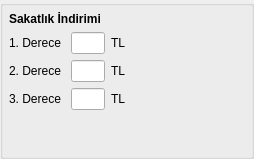
        <widget class="QGroupBox" name="groupBox_2">
         <property name="title">
          <string/>
         </property>
         <layout class="QGridLayout" name="gridLayout_13">
          <property name="margin">
           <number>6</number>
          </property>
          <item row="0" column="0">
           <layout class="QGridLayout" name="gridLayout_3" columnstretch="1,3,1,10">
            <item row="0" column="0" colspan="3">
             <widget class="QLabel" name="label_12">
              <property name="sizePolicy">
               <sizepolicy hsizetype="Expanding" vsizetype="Fixed">
                <horstretch>0</horstretch>
                <verstretch>0</verstretch>
               </sizepolicy>
              </property>
              <property name="font">
               <font>
                <pointsize>9</pointsize>
                <weight>75</weight>
                <bold>true</bold>
               </font>
              </property>
              <property name="text">
               <string>Sakatlık İndirimi</string>
              </property>
             </widget>
            </item>
            <item row="1" column="0">
             <widget class="QLabel" name="label_derece_1">
              <property name="sizePolicy">
               <sizepolicy hsizetype="Fixed" vsizetype="Fixed">
                <horstretch>0</horstretch>
                <verstretch>0</verstretch>
               </sizepolicy>
              </property>
              <property name="font">
               <font>
                <pointsize>9</pointsize>
               </font>
              </property>
              <property name="text">
               <string>1. Derece </string>
              </property>
             </widget>
            </item>
            <item row="1" column="1">
             <widget class="QCommaEdit" name="comma_edit_sakatlik_indirimi_derece_1">
              <property name="sizePolicy">
               <sizepolicy hsizetype="Expanding" vsizetype="Fixed">
                <horstretch>0</horstretch>
                <verstretch>0</verstretch>
               </sizepolicy>
              </property>
              <property name="font">
               <font>
                <pointsize>9</pointsize>
               </font>
              </property>
              <property name="whatsThis">
               <string>Sayilari formatina(Or:1,000,234.50) donusturur. </string>
              </property>
              <property name="QCommaEdit" stdset="0">
               <rect>
                <x>0</x>
                <y>0</y>
                <width>100</width>
                <height>100</height>
               </rect>
              </property>
             </widget>
            </item>
            <item row="1" column="2">
             <widget class="QLabel" name="label_gelir_vergisi_6">
              <property name="sizePolicy">
               <sizepolicy hsizetype="Expanding" vsizetype="Fixed">
                <horstretch>0</horstretch>
                <verstretch>0</verstretch>
               </sizepolicy>
              </property>
              <property name="font">
               <font>
                <pointsize>9</pointsize>
               </font>
              </property>
              <property name="text">
               <string>TL</string>
              </property>
             </widget>
            </item>
            <item row="2" column="0">
             <widget class="QLabel" name="label_derece_2">
              <property name="sizePolicy">
               <sizepolicy hsizetype="Expanding" vsizetype="Fixed">
                <horstretch>0</horstretch>
                <verstretch>0</verstretch>
               </sizepolicy>
              </property>
              <property name="font">
               <font>
                <pointsize>9</pointsize>
               </font>
              </property>
              <property name="text">
               <string>2. Derece</string>
              </property>
             </widget>
            </item>
            <item row="2" column="1">
             <widget class="QCommaEdit" name="comma_edit_sakatlik_indirimi_derece_2">
              <property name="sizePolicy">
               <sizepolicy hsizetype="Expanding" vsizetype="Fixed">
                <horstretch>0</horstretch>
                <verstretch>0</verstretch>
               </sizepolicy>
              </property>
              <property name="font">
               <font>
                <pointsize>9</pointsize>
               </font>
              </property>
              <property name="whatsThis">
               <string>Sayilari formatina(Or:1,000,234.50) donusturur. </string>
              </property>
              <property name="QCommaEdit" stdset="0">
               <rect>
                <x>0</x>
                <y>0</y>
                <width>100</width>
                <height>100</height>
               </rect>
              </property>
             </widget>
            </item>
            <item row="2" column="2">
             <widget class="QLabel" name="label_gelir_vergisi_7">
              <property name="sizePolicy">
               <sizepolicy hsizetype="Expanding" vsizetype="Fixed">
                <horstretch>0</horstretch>
                <verstretch>0</verstretch>
               </sizepolicy>
              </property>
              <property name="font">
               <font>
                <pointsize>9</pointsize>
               </font>
              </property>
              <property name="text">
               <string>TL</string>
              </property>
             </widget>
            </item>
            <item row="3" column="0">
             <widget class="QLabel" name="label_derece_3">
              <property name="sizePolicy">
               <sizepolicy hsizetype="Expanding" vsizetype="Fixed">
                <horstretch>0</horstretch>
                <verstretch>0</verstretch>
               </sizepolicy>
              </property>
              <property name="font">
               <font>
                <pointsize>9</pointsize>
               </font>
              </property>
              <property name="text">
               <string>3. Derece </string>
              </property>
             </widget>
            </item>
            <item row="3" column="1">
             <widget class="QCommaEdit" name="comma_edit_sakatlik_indirimi_derece_3">
              <property name="sizePolicy">
               <sizepolicy hsizetype="Expanding" vsizetype="Fixed">
                <horstretch>0</horstretch>
                <verstretch>0</verstretch>
               </sizepolicy>
              </property>
              <property name="font">
               <font>
                <pointsize>9</pointsize>
               </font>
              </property>
              <property name="whatsThis">
               <string>Sayilari formatina(Or:1,000,234.50) donusturur. </string>
              </property>
              <property name="QCommaEdit" stdset="0">
               <rect>
                <x>0</x>
                <y>0</y>
                <width>100</width>
                <height>100</height>
               </rect>
              </property>
             </widget>
            </item>
            <item row="3" column="2">
             <widget class="QLabel" name="label_gelir_vergisi_8">
              <property name="sizePolicy">
               <sizepolicy hsizetype="Expanding" vsizetype="Fixed">
                <horstretch>0</horstretch>
                <verstretch>0</verstretch>
               </sizepolicy>
              </property>
              <property name="font">
               <font>
                <pointsize>9</pointsize>
               </font>
              </property>
              <property name="text">
               <string>TL</string>
              </property>
             </widget>
            </item>
            <item row="1" column="3">
             <spacer name="horizontalSpacer_26">
              <property name="orientation">
               <enum>Qt::Horizontal</enum>
              </property>
              <property name="sizeHint" stdset="0">
               <size>
                <width>40</width>
                <height>20</height>
               </size>
              </property>
             </spacer>
            </item>
            <item row="2" column="3">
             <spacer name="horizontalSpacer_27">
              <property name="orientation">
               <enum>Qt::Horizontal</enum>
              </property>
              <property name="sizeHint" stdset="0">
               <size>
                <width>40</width>
                <height>20</height>
               </size>
              </property>
             </spacer>
            </item>
            <item row="4" column="2">
             <spacer name="verticalSpacer_4">
              <property name="orientation">
               <enum>Qt::Vertical</enum>
              </property>
              <property name="sizeHint" stdset="0">
               <size>
                <width>20</width>
                <height>40</height>
               </size>
              </property>
             </spacer>
            </item>
           </layout>
          </item>
         </layout>
        </widget>
